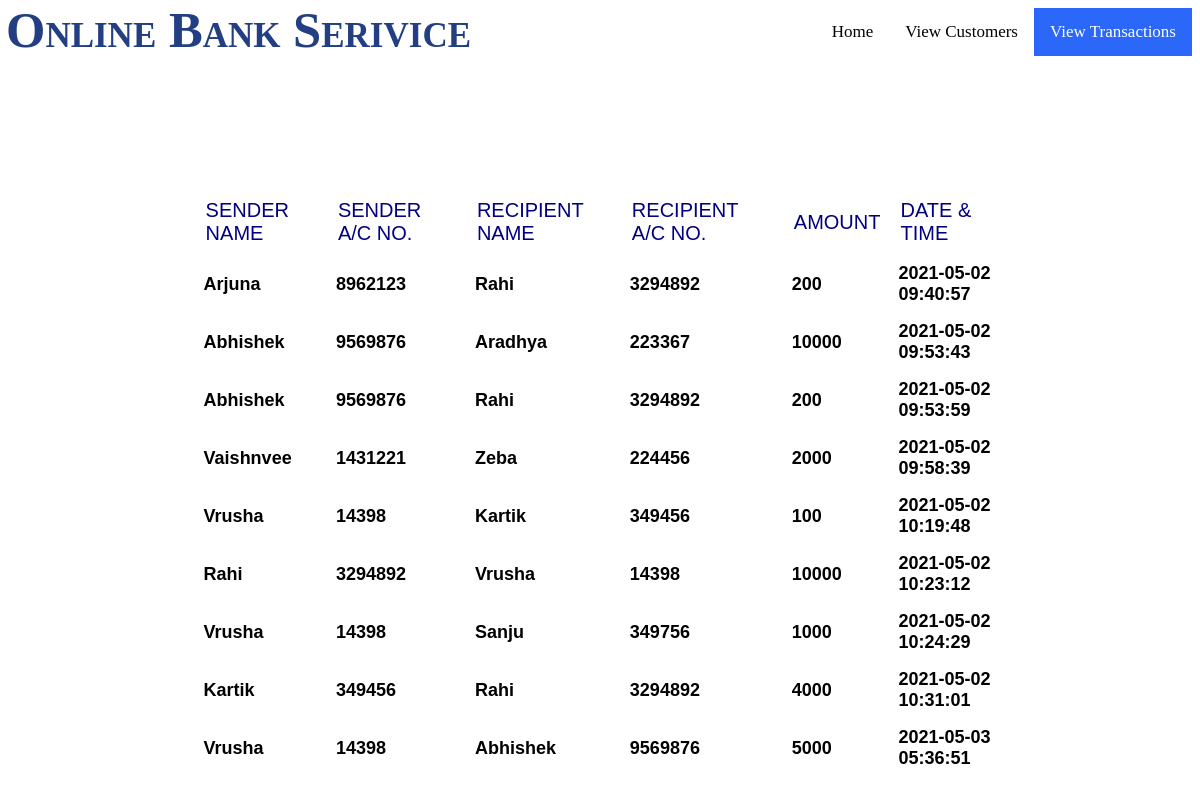
The page /Transc.php on the database its author committed.
### tables this page shows
CREATE TABLE `transfer` (
  `s_name` varchar(10) NOT NULL,
  `s_acc_no` int(11) NOT NULL,
  `r_name` varchar(10) NOT NULL,
  `r_acc_no` int(11) NOT NULL,
  `amount` int(11) NOT NULL,
  `date_time` timestamp NOT NULL DEFAULT current_timestamp() ON UPDATE current_timestamp()
);

### Transc.php (the view, shortened to what this page needs)
<!DOCTYPE html>
<html>
<head>
</head>
<body>
<header>
 <div class="topnav">
    <div class="topnav-right">
        <a href="index.html"  >Home</a>
        <a  href="View.php">View Customers</a>
        <a class="active" href="transc.php">View Transactions</a>
  </div>
</div>
<div class="header">
<h5 style="padding-right: 1rem">Online Bank Serivice</h5>
</div>
<div class="tablediv">
<br><br>
<table>
<tr>
<th>Sender Name</th>
<th>Sender A/c No.</th>
<th>Recipient Name</th>
<th>Recipient A/c No.</th>
<th>Amount</th>
<th>Date & Time</th>
</tr>
<?php
$conn = mysqli_connect("localhost", "root", "", "qxp");
$sql = "SELECT * FROM transfer";
$result = $conn->query($sql);
if ($result->num_rows > 0) {
while($row = $result->fetch_assoc()) {
    echo "<tr>";
    echo "<form method ='post' action = 'OneCustomer.php'>";
    echo "<td>" . $row["s_name"]. "</td><td>" . $row["s_acc_no"] . "</td><td>" . $row["r_name"]. "</td><td>" . $row["r_acc_no"] . "</td><td>" . $row["amount"] . "</td><td>" . $row["date_time"] . "</td>";
    echo "</tr>";
}
echo "</table>";
} else { echo "0 results"; }
?>
</div>
</body>
</html>

### Transc.php (style rules this page uses)
.header { margin-left: -2px; color: #243e83; font-size: 61px; font-variant: small-caps; margin-top: -140px; }
.topnav { overflow: hidden; }
.topnav { overflow: hidden; background-color: white; }
.topnav a { float: left; color: black; text-align: center; padding: 14px 16px; text-decoration: none; font-size: 17px; }
.topnav a.active { background-color: #2b67f8; color: white; }
.topnav-right { float: right; }
header a { text-decoration: none; }
.tablediv { float: center; padding: 8px; margin:5px; width:70%; margin-left:15%; margin-right:15%; overflow-x:auto; }
table { font-family:'Trebuchet MS',sans-serif; font-weight:bold; padding:5px; margin:1px; width: 100%; border:1px solid white; border-collapse: collapse; }
th { padding: 10px 10px; text-align: left; font-weight: 500; font-size: 20px; color: navy; text-transform: uppercase; }
td { padding: 8px; text-align: left; vertical-align:middle; font-weight: bold; font-size: 18px; color: black; }

### rows shown on the page
transfer: s_name "Arjuna", s_acc_no "8962123", r_name "Rahi", r_acc_no "3294892", amount "200", date_time "2021-05-02 09:40:57"
transfer: s_name "Abhishek", s_acc_no "9569876", r_name "Aradhya", r_acc_no "223367", amount "10000", date_time "2021-05-02 09:53:43"
transfer: s_name "Abhishek", s_acc_no "9569876", r_name "Rahi", r_acc_no "3294892", amount "200", date_time "2021-05-02 09:53:59"
transfer: s_name "Vaishnvee", s_acc_no "1431221", r_name "Zeba", r_acc_no "224456", amount "2000", date_time "2021-05-02 09:58:39"
transfer: s_name "Vrusha", s_acc_no "14398", r_name "Kartik", r_acc_no "349456", amount "100", date_time "2021-05-02 10:19:48"
transfer: s_name "Rahi", s_acc_no "3294892", r_name "Vrusha", r_acc_no "14398", amount "10000", date_time "2021-05-02 10:23:12"
transfer: s_name "Vrusha", s_acc_no "14398", r_name "Sanju", r_acc_no "349756", amount "1000", date_time "2021-05-02 10:24:29"
transfer: s_name "Kartik", s_acc_no "349456", r_name "Rahi", r_acc_no "3294892", amount "4000", date_time "2021-05-02 10:31:01"
transfer: s_name "Vrusha", s_acc_no "14398", r_name "Abhishek", r_acc_no "9569876", amount "5000", date_time "2021-05-03 05:36:51"
